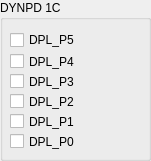
   <widget class="QGroupBox" name="groupBox_15">
    <property name="geometry">
     <rect>
      <x>320</x>
      <y>530</y>
      <width>151</width>
      <height>161</height>
     </rect>
    </property>
    <property name="toolTip">
     <string>Enable dynamic payload length</string>
    </property>
    <property name="title">
     <string>DYNPD 1C</string>
    </property>
    <widget class="QCheckBox" name="cbDPL_P5">
     <property name="geometry">
      <rect>
       <x>10</x>
       <y>30</y>
       <width>111</width>
       <height>20</height>
      </rect>
     </property>
     <property name="toolTip">
      <string>1C:5</string>
     </property>
     <property name="text">
      <string>DPL_P5</string>
     </property>
    </widget>
    <widget class="QCheckBox" name="cbDPL_P4">
     <property name="geometry">
      <rect>
       <x>10</x>
       <y>50</y>
       <width>111</width>
       <height>23</height>
      </rect>
     </property>
     <property name="toolTip">
      <string>1C:4</string>
     </property>
     <property name="text">
      <string>DPL_P4</string>
     </property>
    </widget>
    <widget class="QCheckBox" name="cbDPL_P3">
     <property name="geometry">
      <rect>
       <x>10</x>
       <y>70</y>
       <width>111</width>
       <height>23</height>
      </rect>
     </property>
     <property name="toolTip">
      <string>1C:3</string>
     </property>
     <property name="text">
      <string>DPL_P3</string>
     </property>
    </widget>
    <widget class="QCheckBox" name="cbDPL_P2">
     <property name="geometry">
      <rect>
       <x>10</x>
       <y>90</y>
       <width>111</width>
       <height>23</height>
      </rect>
     </property>
     <property name="toolTip">
      <string>1C:2</string>
     </property>
     <property name="text">
      <string>DPL_P2</string>
     </property>
    </widget>
    <widget class="QCheckBox" name="cbDPL_P1">
     <property name="geometry">
      <rect>
       <x>10</x>
       <y>110</y>
       <width>111</width>
       <height>23</height>
      </rect>
     </property>
     <property name="toolTip">
      <string>1C:1</string>
     </property>
     <property name="text">
      <string>DPL_P1</string>
     </property>
    </widget>
    <widget class="QCheckBox" name="cbDPL_P0">
     <property name="geometry">
      <rect>
       <x>10</x>
       <y>130</y>
       <width>111</width>
       <height>23</height>
      </rect>
     </property>
     <property name="toolTip">
      <string>1C:0</string>
     </property>
     <property name="text">
      <string>DPL_P0</string>
     </property>
    </widget>
   </widget>
